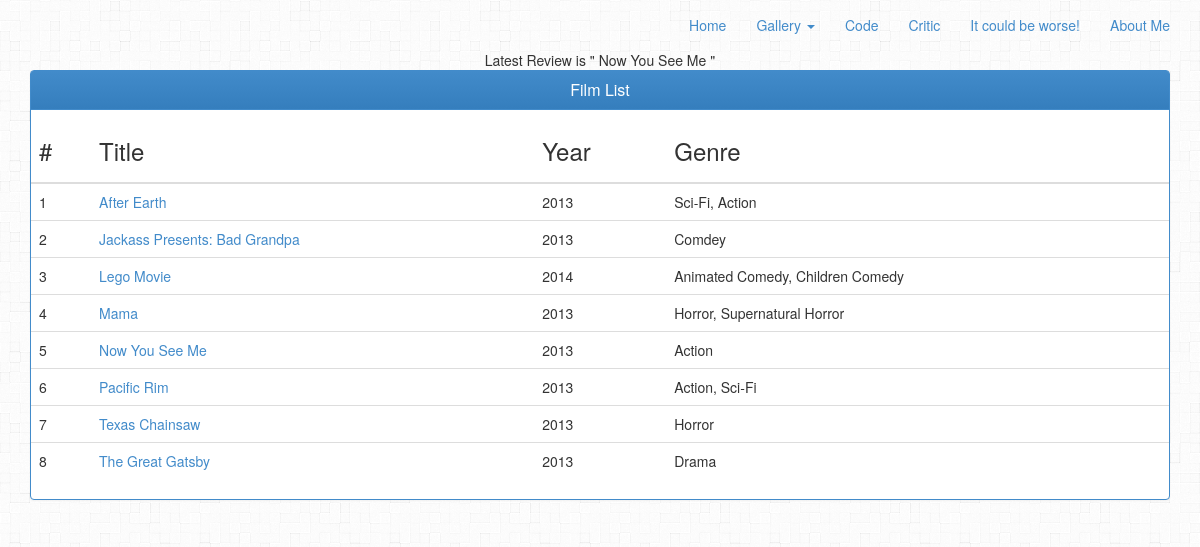
/index.php/film_controller, run on the app's committed database.
### tables this page shows
CREATE TABLE IF NOT EXISTS `films` (
  `film_id` int(11) NOT NULL AUTO_INCREMENT,
  `title` varchar(45) NOT NULL,
  `genre` varchar(45) DEFAULT NULL,
  `director` varchar(45) DEFAULT NULL,
  `actors` varchar(250) DEFAULT NULL,
  `yr` year(4) DEFAULT NULL,
  `image_src` varchar(45) DEFAULT NULL,
  `summary` varchar(1024) DEFAULT NULL,
  `link` varchar(520) DEFAULT NULL,
  `youtube` varchar(520) NOT NULL,
  PRIMARY KEY (`film_id`)
);

### application/controllers/film_controller.php (called while the page is built, shortened)
<?php
class film_controller extends CI_Controller {
    public function index() {
        $this->load->model("film_model");
        $data['results'] = $this->film_model->getFilms();
        $data['review'] = $this->film_model->getLatest();
        $this->load->view('film_list', $data);
}
}
?>

### index.php (called while the page is built, shortened)
<?php
require_once BASEPATH.'core/CodeIgniter.php';

### application/models/film_model.php (called while the page is built, shortened)
<?php
class film_model extends CI_Model {
    function getFilms() {
        $query = $this->db->query("SELECT * FROM  films ORDER BY title");
        return $query->result();
    }
   function getLatest() {
       $query = $this->db->query("SELECT * from films ORDER BY film_id LIMIT 100");
       return $query->result();
   }
}
?>

### application/views/film_list.php (the view, shortened to what this page needs)
<!DOCTYPE html>
<html lang="en">
    <head>
        <link rel="stylesheet" type="text/css" href="<?php echo base_url() . 'assets/css/bootstrap.css' ?>">
        <link rel="stylesheet" type="text/css" href="<?php echo base_url() . 'assets/css/demo.css' ?>" />
        <link rel="stylesheet" type="text/css" href="<?php echo base_url() . 'assets/css/style.css' ?>" />
         <link rel="stylesheet" type="text/css" href="<?php echo base_url() . 'assets/css/font-awesome.css' ?>" />
    </head>
        <?php
    foreach ($review as $rec) {
        $title = $rec->title;
    }
    ?>
    <body>
        <?php include_once('navbar.php'); ?>
        <div class="container">
  <marquee bgcolor=\"#cccccc\" loop=\"-1"\ scrollamount=\"2"\ width=\"50%"\>
      Latest Review is " <?php echo $title ?> "</marquee>
            <div class="panel panel-primary">
                <div class="panel-heading">
                    <h3 class="panel-title">Film List</h3>
                </div>
                <div clas="panel-body">
                    <table class="table table-hover">
                    <thead>
                        <tr>
                            <th><h3>#</h3></th>
                            <th><h3>Title</h3></th>
                            <th><h3>Year</h3></th>
                            <th><h3>Genre</h3></th>
                        </tr>
                         </thead>
                         <tbody>
                        <?php $count = 1; ?>
                        <?php foreach ($results as $row): ?>
                         <tr align="left">
                         <td><?php echo $count++; ?></td>
                        <td><a href = "<?php echo site_url("film_controller/getFilmReview/" . $row->film_id); ?>"> <?php echo $row->title ?> </a> </td>
                        <td><?php echo $row->yr ?></td>
                         <td><?php echo $row->genre ?></td>
                         </tr>
                        <?php endforeach; ?>
                        </tbody>
                    </table>
                </div>
            </div>
        </div>
    </body>
</html>

### application/views/navbar.php (shortened to what this page needs)
<html>
    <head>
        <link rel="stylesheet" tyupe="text/css" href="<?php echo base_url().'assets/css/bootstrap.css' ?>"/>
        <link rel="stylesheet" tyupe="text/css" href="<?php echo base_url().'assets/css/bootstrap-theme.css' ?>"/>
        <link rel="stylesheet" tyupe="text/css" href="<?php echo base_url().'assets/css/webicons.css' ?>"/>
</head>
    <body>
    <div class="container" >
                    <ul class="nav navbar-nav navbar-right">
                        <li><a href ="<?php echo base_url().'index.php' ?>">Home</a></li>
                        <li class="dropdown">
                            <a href =" <?php echo base_url().'index.php/gallery_controller/san_francisco' ?>" class="dropdown-toggle" data-toggle="dropdown">Gallery <b class="caret"></b></a>
                        </li>
                        <li><a href ="#">Code</a></li>
                        <li><a href =" <?php echo base_url().'index.php/film_controller' ?>">Critic</a></li>
                         <li><a href ="http://www.drepaperhouse.wordpress.com">It could be worse!</a></li>
                        <li><a href ="#">About Me</a></li>
                    </ul>
         </div>
    </body>
</html>

### assets/css/demo.css (style rules this page uses)
body,div,dl,dt,dd,ul,ol,li,h1,h2,h3,h4,h5,h6,pre,form,fieldset,input,textarea,p,blockquote,th,td { margin:0; padding:0; }
html,body { margin:0; padding:0; }
table { border-collapse:collapse; border-spacing:0; }
address,caption,cite,code,dfn,th,var { font-style:normal; font-weight:normal; }
ol,ul { list-style:none; }
caption,th { text-align:left; }
h1,h2,h3,h4,h5,h6 { font-size:100%; font-weight:normal; }
body { font-family: Cambria, Palatino, "Palatino Linotype", "Palatino LT STD", Georgia, serif; background: #e0e3ec url(../images/bg.png) repeat top left; font-weight: 400; font-size: 15px; color: #593741; overflow-y: scroll; }
a { color: #333; text-decoration: none; }
.container { width: 100%; position: relative; text-align: center; }

### data on the page
films: title "Now You See Me", yr "2013", genre "Action"
films: title "After Earth", yr "2013", genre "Sci-Fi, Action"
films: title "Jackass Presents: Bad Grandpa", yr "2013", genre "Comdey"
films: title "Lego Movie", yr "2014", genre "Animated Comedy, Children Comedy"
films: title "Mama", yr "2013", genre "Horror, Supernatural Horror"
films: title "Pacific Rim", yr "2013", genre "Action, Sci-Fi"
films: title "Texas Chainsaw", yr "2013", genre "Horror"
films: title "The Great Gatsby", yr "2013", genre "Drama"
